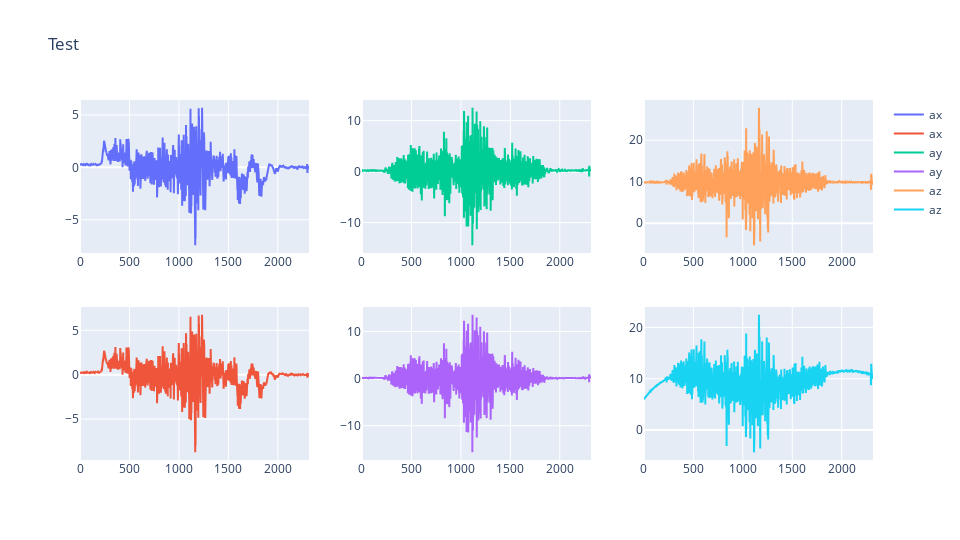

Notebook code cell kept with this figure:
### Code cell
magnitude_data = data.copy()
magnitude_data = magnitude_data * GenerateRandomCurves(magnitude_data)

fig = comparaisonGraph(data[["ax", "ay", "az"]], magnitude_data[["ax", "ay", "az"]])
fig.show()

### Figure 1 — Plotly figure (JSON) as saved in the notebook; plotly's stock layout.template omitted (floating-point values rounded to 4 significant figures; data arrays with more than 128 entries replaced by an {"elided": "..."} marker saying what was removed)
{"data": [{"name": "ax", "type": "scatter", "x": {"elided": "2317 int values"}, "xaxis": "x", "y": {"elided": "2317 float values"}, "yaxis": "y"}, {"name": "ax", "type": "scatter", "x": {"elided": "2317 int values"}, "xaxis": "x4", "y": {"elided": "2317 float values"}, "yaxis": "y4"}, {"name": "ay", "type": "scatter", "x": {"elided": "2317 int values"}, "xaxis": "x2", "y": {"elided": "2317 float values"}, "yaxis": "y2"}, {"name": "ay", "type": "scatter", "x": {"elided": "2317 int values"}, "xaxis": "x5", "y": {"elided": "2317 float values"}, "yaxis": "y5"}, {"name": "az", "type": "scatter", "x": {"elided": "2317 int values"}, "xaxis": "x3", "y": {"elided": "2317 float values"}, "yaxis": "y3"}, {"name": "az", "type": "scatter", "x": {"elided": "2317 int values"}, "xaxis": "x6", "y": {"elided": "2317 float values"}, "yaxis": "y6"}], "layout": {"height": 540, "title": {"text": "Test"}, "width": 960, "xaxis": {"anchor": "y", "domain": [0, 0.2889]}, "xaxis2": {"anchor": "y2", "domain": [0.3556, 0.6444]}, "xaxis3": {"anchor": "y3", "domain": [0.7111, 1]}, "xaxis4": {"anchor": "y4", "domain": [0, 0.2889]}, "xaxis5": {"anchor": "y5", "domain": [0.3556, 0.6444]}, "xaxis6": {"anchor": "y6", "domain": [0.7111, 1]}, "yaxis": {"anchor": "x", "domain": [0.575, 1]}, "yaxis2": {"anchor": "x2", "domain": [0.575, 1]}, "yaxis3": {"anchor": "x3", "domain": [0.575, 1]}, "yaxis4": {"anchor": "x4", "domain": [0, 0.425]}, "yaxis5": {"anchor": "x5", "domain": [0, 0.425]}, "yaxis6": {"anchor": "x6", "domain": [0, 0.425]}}}
